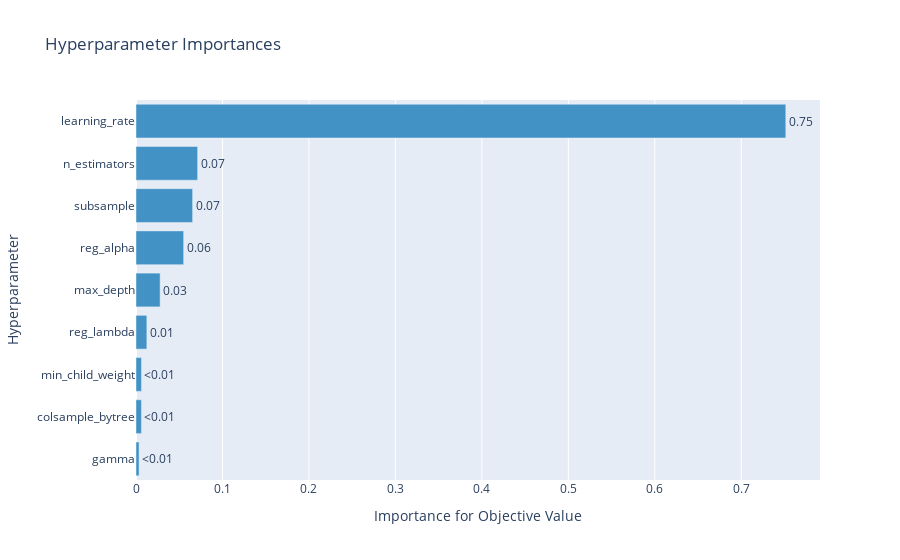

Notebook code cell kept with this figure:
### Code cell
# 하이퍼파라미터별 중요도를 확인할 수 있는 그래프
optuna.visualization.plot_param_importances(study)

### Figure 1 — Plotly figure (JSON) as saved in the notebook; plotly's stock layout.template omitted (floating-point values rounded to 4 significant figures)
{"data": [{"cliponaxis": false, "hovertemplate": ["gamma (FloatDistribution): 0.003536483544121862<extra></extra>", "colsample_bytree (FloatDistribution): 0.006275049646756772<extra></extra>", "min_child_weight (IntDistribution): 0.006340185782952061<extra></extra>", "reg_lambda (FloatDistribution): 0.012544847019803502<extra></extra>", "max_depth (IntDistribution): 0.02790492689942986<extra></extra>", "reg_alpha (FloatDistribution): 0.05510716280323756<extra></extra>", "subsample (FloatDistribution): 0.06548149434190723<extra></extra>", "n_estimators (IntDistribution): 0.07128627689085357<extra></extra>", "learning_rate (FloatDistribution): 0.7515235730709378<extra></extra>"], "marker": {"color": "rgb(66,146,198)"}, "orientation": "h", "text": ["<0.01", "<0.01", "<0.01", "0.01", "0.03", "0.06", "0.07", "0.07", "0.75"], "textposition": "outside", "type": "bar", "x": [0.003536, 0.006275, 0.00634, 0.01254, 0.0279, 0.05511, 0.06548, 0.07129, 0.7515], "y": ["gamma", "colsample_bytree", "min_child_weight", "reg_lambda", "max_depth", "reg_alpha", "subsample", "n_estimators", "learning_rate"]}], "layout": {"showlegend": false, "title": {"text": "Hyperparameter Importances"}, "xaxis": {"title": {"text": "Importance for Objective Value"}}, "yaxis": {"title": {"text": "Hyperparameter"}}}}
